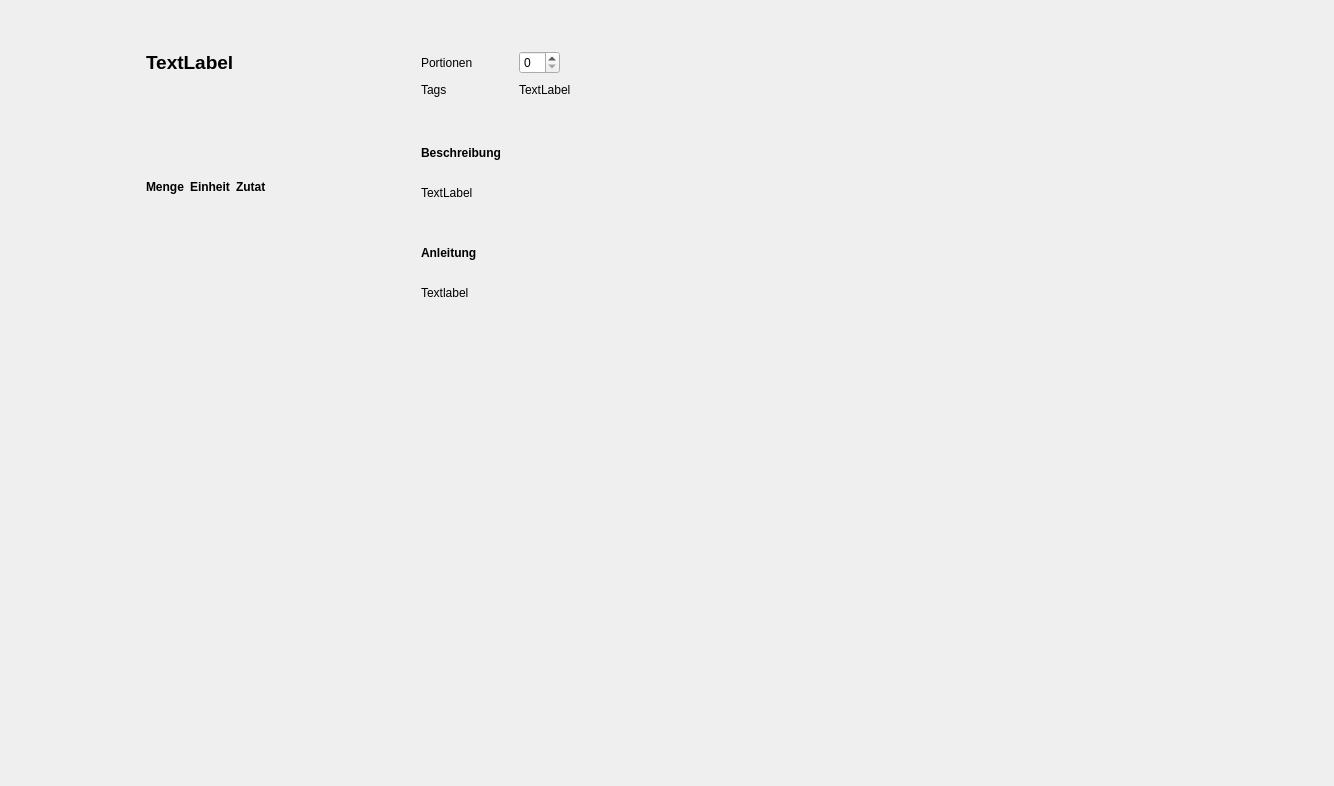
                <widget class="QWidget" name="scrollAreaWidgetContents_2">
                 <property name="geometry">
                  <rect>
                   <x>0</x>
                   <y>0</y>
                   <width>1334</width>
                   <height>786</height>
                  </rect>
                 </property>
                 <layout class="QHBoxLayout" name="horizontalLayout_4">
                  <item>
                   <spacer name="verticalSpacer">
                    <property name="orientation">
                     <enum>Qt::Horizontal</enum>
                    </property>
                    <property name="sizeType">
                     <enum>QSizePolicy::Expanding</enum>
                    </property>
                    <property name="sizeHint" stdset="0">
                     <size>
                      <width>40</width>
                      <height>20</height>
                     </size>
                    </property>
                   </spacer>
                  </item>
                  <item>
                   <layout class="QVBoxLayout" name="verticalLayout_8">
                    <item>
                     <spacer name="verticalSpacer_9">
                      <property name="orientation">
                       <enum>Qt::Vertical</enum>
                      </property>
                      <property name="sizeType">
                       <enum>QSizePolicy::Fixed</enum>
                      </property>
                      <property name="sizeHint" stdset="0">
                       <size>
                        <width>20</width>
                        <height>40</height>
                       </size>
                      </property>
                     </spacer>
                    </item>
                    <item>
                     <widget class="QLabel" name="lblRecipeName">
                      <property name="font">
                       <font>
                        <pointsize>14</pointsize>
                        <weight>75</weight>
                        <bold>true</bold>
                       </font>
                      </property>
                      <property name="text">
                       <string>TextLabel</string>
                      </property>
                     </widget>
                    </item>
                    <item>
                     <spacer name="verticalSpacer_6">
                      <property name="orientation">
                       <enum>Qt::Vertical</enum>
                      </property>
                      <property name="sizeType">
                       <enum>QSizePolicy::Fixed</enum>
                      </property>
                      <property name="sizeHint" stdset="0">
                       <size>
                        <width>20</width>
                        <height>40</height>
                       </size>
                      </property>
                     </spacer>
                    </item>
                    <item>
                     <widget class="QLabel" name="lblRecipeImage">
                      <property name="minimumSize">
                       <size>
                        <width>0</width>
                        <height>0</height>
                       </size>
                      </property>
                      <property name="maximumSize">
                       <size>
                        <width>512</width>
                        <height>512</height>
                       </size>
                      </property>
                      <property name="text">
                       <string/>
                      </property>
                      <property name="pixmap">
                       <pixmap>meal_icon.svg</pixmap>
                      </property>
                      <property name="scaledContents">
                       <bool>true</bool>
                      </property>
                     </widget>
                    </item>
                    <item>
                     <spacer name="verticalSpacer_8">
                      <property name="orientation">
                       <enum>Qt::Vertical</enum>
                      </property>
                      <property name="sizeType">
                       <enum>QSizePolicy::Fixed</enum>
                      </property>
                      <property name="sizeHint" stdset="0">
                       <size>
                        <width>20</width>
                        <height>40</height>
                       </size>
                      </property>
                     </spacer>
                    </item>
                    <item>
                     <layout class="QGridLayout" name="lgIngredients" columnstretch="0,0,1">
                      <item row="0" column="0">
                       <widget class="QLabel" name="label_18">
                        <property name="font">
                         <font>
                          <weight>75</weight>
                          <bold>true</bold>
                         </font>
                        </property>
                        <property name="text">
                         <string>Menge</string>
                        </property>
                       </widget>
                      </item>
                      <item row="0" column="1">
                       <widget class="QLabel" name="label_19">
                        <property name="font">
                         <font>
                          <weight>75</weight>
                          <bold>true</bold>
                         </font>
                        </property>
                        <property name="text">
                         <string>Einheit</string>
                        </property>
                       </widget>
                      </item>
                      <item row="0" column="2">
                       <widget class="QLabel" name="label_20">
                        <property name="font">
                         <font>
                          <weight>75</weight>
                          <bold>true</bold>
                         </font>
                        </property>
                        <property name="text">
                         <string>Zutat</string>
                        </property>
                       </widget>
                      </item>
                     </layout>
                    </item>
                    <item>
                     <spacer name="verticalSpacer_10">
                      <property name="orientation">
                       <enum>Qt::Vertical</enum>
                      </property>
                      <property name="sizeHint" stdset="0">
                       <size>
                        <width>20</width>
                        <height>40</height>
                       </size>
                      </property>
                     </spacer>
                    </item>
                   </layout>
                  </item>
                  <item>
                   <spacer name="horizontalSpacer_9">
                    <property name="orientation">
                     <enum>Qt::Horizontal</enum>
                    </property>
                    <property name="sizeHint" stdset="0">
                     <size>
                      <width>40</width>
                      <height>20</height>
                     </size>
                    </property>
                   </spacer>
                  </item>
                  <item>
                   <layout class="QVBoxLayout" name="verticalLayout_9">
                    <item>
                     <spacer name="verticalSpacer_7">
                      <property name="orientation">
                       <enum>Qt::Vertical</enum>
                      </property>
                      <property name="sizeType">
                       <enum>QSizePolicy::Fixed</enum>
                      </property>
                      <property name="sizeHint" stdset="0">
                       <size>
                        <width>20</width>
                        <height>40</height>
                       </size>
                      </property>
                     </spacer>
                    </item>
                    <item>
                     <layout class="QGridLayout" name="gridLayout" rowstretch="0,0" columnstretch="0,0,0">
                      <item row="1" column="1">
                       <spacer name="horizontalSpacer_13">
                        <property name="orientation">
                         <enum>Qt::Horizontal</enum>
                        </property>
                        <property name="sizeType">
                         <enum>QSizePolicy::Fixed</enum>
                        </property>
                        <property name="sizeHint" stdset="0">
                         <size>
                          <width>40</width>
                          <height>20</height>
                         </size>
                        </property>
                       </spacer>
                      </item>
                      <item row="0" column="0">
                       <widget class="QLabel" name="label_9">
                        <property name="sizePolicy">
                         <sizepolicy hsizetype="Minimum" vsizetype="Preferred">
                          <horstretch>0</horstretch>
                          <verstretch>0</verstretch>
                         </sizepolicy>
                        </property>
                        <property name="text">
                         <string>Portionen</string>
                        </property>
                       </widget>
                      </item>
                      <item row="0" column="1">
                       <spacer name="horizontalSpacer_12">
                        <property name="orientation">
                         <enum>Qt::Horizontal</enum>
                        </property>
                        <property name="sizeType">
                         <enum>QSizePolicy::Fixed</enum>
                        </property>
                        <property name="sizeHint" stdset="0">
                         <size>
                          <width>40</width>
                          <height>20</height>
                         </size>
                        </property>
                       </spacer>
                      </item>
                      <item row="0" column="2">
                       <layout class="QHBoxLayout" name="horizontalLayout_11">
                        <item>
                         <widget class="QSpinBox" name="sbServings"/>
                        </item>
                        <item>
                         <spacer name="horizontalSpacer_16">
                          <property name="orientation">
                           <enum>Qt::Horizontal</enum>
                          </property>
                          <property name="sizeHint" stdset="0">
                           <size>
                            <width>40</width>
                            <height>20</height>
                           </size>
                          </property>
                         </spacer>
                        </item>
                       </layout>
                      </item>
                      <item row="1" column="2">
                       <widget class="QLabel" name="lblTags">
                        <property name="text">
                         <string>TextLabel</string>
                        </property>
                       </widget>
                      </item>
                      <item row="1" column="0">
                       <widget class="QLabel" name="label_11">
                        <property name="sizePolicy">
                         <sizepolicy hsizetype="Minimum" vsizetype="Preferred">
                          <horstretch>0</horstretch>
                          <verstretch>0</verstretch>
                         </sizepolicy>
                        </property>
                        <property name="text">
                         <string>Tags</string>
                        </property>
                       </widget>
                      </item>
                     </layout>
                    </item>
                    <item>
                     <spacer name="verticalSpacer_19">
                      <property name="orientation">
                       <enum>Qt::Vertical</enum>
                      </property>
                      <property name="sizeType">
                       <enum>QSizePolicy::Fixed</enum>
                      </property>
                      <property name="sizeHint" stdset="0">
                       <size>
                        <width>20</width>
                        <height>40</height>
                       </size>
                      </property>
                     </spacer>
                    </item>
                    <item>
                     <widget class="QLabel" name="label_17">
                      <property name="font">
                       <font>
                        <weight>75</weight>
                        <bold>true</bold>
                       </font>
                      </property>
                      <property name="text">
                       <string>Beschreibung</string>
                      </property>
                     </widget>
                    </item>
                    <item>
                     <spacer name="verticalSpacer_23">
                      <property name="orientation">
                       <enum>Qt::Vertical</enum>
                      </property>
                      <property name="sizeType">
                       <enum>QSizePolicy::Fixed</enum>
                      </property>
                      <property name="sizeHint" stdset="0">
                       <size>
                        <width>20</width>
                        <height>20</height>
                       </size>
                      </property>
                     </spacer>
                    </item>
                    <item>
                     <widget class="QLabel" name="lblDescription">
                      <property name="text">
                       <string>TextLabel</string>
                      </property>
                     </widget>
                    </item>
                    <item>
                     <spacer name="verticalSpacer_24">
                      <property name="orientation">
                       <enum>Qt::Vertical</enum>
                      </property>
                      <property name="sizeType">
                       <enum>QSizePolicy::Fixed</enum>
                      </property>
                      <property name="sizeHint" stdset="0">
                       <size>
                        <width>20</width>
                        <height>40</height>
                       </size>
                      </property>
                     </spacer>
                    </item>
                    <item>
                     <widget class="QLabel" name="label_2">
                      <property name="sizePolicy">
                       <sizepolicy hsizetype="Minimum" vsizetype="Minimum">
                        <horstretch>0</horstretch>
                        <verstretch>0</verstretch>
                       </sizepolicy>
                      </property>
                      <property name="minimumSize">
                       <size>
                        <width>768</width>
                        <height>0</height>
                       </size>
                      </property>
                      <property name="font">
                       <font>
                        <weight>75</weight>
                        <bold>true</bold>
                       </font>
                      </property>
                      <property name="text">
                       <string>Anleitung</string>
                      </property>
                     </widget>
                    </item>
                    <item>
                     <spacer name="verticalSpacer_4">
                      <property name="orientation">
                       <enum>Qt::Vertical</enum>
                      </property>
                      <property name="sizeType">
                       <enum>QSizePolicy::Fixed</enum>
                      </property>
                      <property name="sizeHint" stdset="0">
                       <size>
                        <width>20</width>
                        <height>20</height>
                       </size>
                      </property>
                     </spacer>
                    </item>
                    <item>
                     <widget class="QLabel" name="lblInstructions">
                      <property name="maximumSize">
                       <size>
                        <width>1000</width>
                        <height>1000</height>
                       </size>
                      </property>
                      <property name="text">
                       <string>Textlabel</string>
                      </property>
                      <property name="scaledContents">
                       <bool>false</bool>
                      </property>
                      <property name="wordWrap">
                       <bool>true</bool>
                      </property>
                     </widget>
                    </item>
                    <item>
                     <spacer name="verticalSpacer_3">
                      <property name="orientation">
                       <enum>Qt::Vertical</enum>
                      </property>
                      <property name="sizeHint" stdset="0">
                       <size>
                        <width>20</width>
                        <height>40</height>
                       </size>
                      </property>
                     </spacer>
                    </item>
                   </layout>
                  </item>
                  <item>
                   <spacer name="verticalSpacer_2">
                    <property name="orientation">
                     <enum>Qt::Horizontal</enum>
                    </property>
                    <property name="sizeHint" stdset="0">
                     <size>
                      <width>40</width>
                      <height>20</height>
                     </size>
                    </property>
                   </spacer>
                  </item>
                 </layout>
                </widget>
